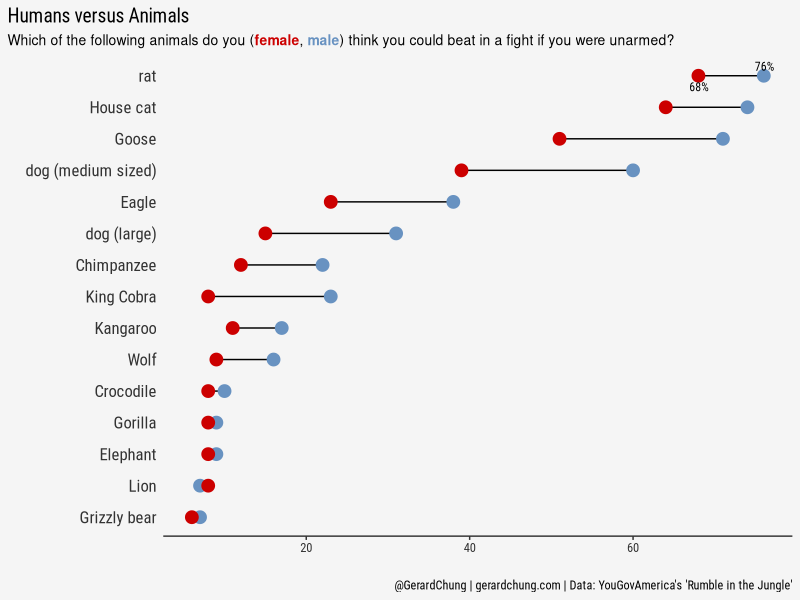

Generate this figure with R:
# Data vizualization 
# https://today.yougov.com/topics/lifestyle/articles-reports/2021/05/13/lions-and-tigers-and-bears-what-animal-would-win-f 
# Rumble in the jungle 



# LOAD DATASET #######

rm(list = ls())
library(tidyverse)
library(ggplot2)
library(ggtext) # For R markdown codes below
library(readxl)

data <- 
    read_xlsx(path = "yougov/rumbleinjungle/rumbleinjungle.xlsx", 
              sheet = "data")




# PIVOT LONGER DATA #####

data_long <- 
    data %>% 
    pivot_longer(!animal, names_to = "sex", values_to = "pct")

# CREATE A AVERAGE PCT ACROSS SEX #####
data_long <- 
    data_long %>% 
    group_by(animal) %>% 
    mutate(avr_pct = mean(pct)) %>% 
    ungroup()

# PLOT #######

## Color theme for all the graphs =====
blue = "#6892C1"
lightblue = "#add8e6" # "#6892C1"
orange = "#ED713F"
#red = "#F53446"
red = "#cc0000"
#color_point <- c(red, blue)
#color_line <- "#7C878EFF"

## Plot
p <- 
    data_long %>% 
    ggplot(data = data_long, mapping = aes(x = pct, y = reorder(factor(animal), avr_pct)))

p + 
    geom_line() +
    geom_point(aes(color = sex), size = 4, alpha = 1) +
    scale_color_manual(values=c(red,blue)) + 
    labs(title = "Humans versus Animals",
         subtitle = "Which of the following animals do you (<b><span style = 'color: #cc0000;'>**female**</span></b>, <b><span style = 'color: #6892C1;'>**male**</span></b>) think you could beat in a fight if you were unarmed?",
         y = "",
         x = "",
         caption = "@GerardChung | gerardchung.com | Data: YouGovAmerica's 'Rumble in the Jungle'") +
    guides(color = FALSE, size = FALSE) + 
    theme_classic(base_family = "Roboto Condensed") +
    theme(
        rect = element_rect(fill = "#F5F5F5"),
        panel.background = element_rect(fill = "#F5F5F5", color = "#F5F5F5"),
        plot.background = element_rect(fill = "#F5F5F5", color = "#F5F5F5"),
        plot.title = ggtext::element_markdown(size = 14),
        plot.title.position = "plot",
        plot.subtitle = element_markdown(family = "sans", size = 10, lineheight = 1.2),
        panel.grid.minor=element_blank(),
        panel.grid.major=element_blank(),
        strip.text = element_markdown(size = 12, face = "bold"),
        strip.background = element_blank(),
        axis.line.x = element_line(size = 0.5, colour = "gray20"),
        axis.text.x = element_text(size = 9, color = "gray20"),
        axis.line.y = element_blank(),
        axis.ticks.y = element_blank(),
        axis.text.y = element_text(size = 12, color = "gray20")) +
    ggrepel::geom_text_repel(data = data_long %>% filter(animal == "rat"), 
                             aes(label = paste0(sprintf("%0.0f", pct),"%")),  # paste0(Importance)
                             hjust = "left",
                             fontface = "plain",
                             family = "Roboto Condensed",
                             size = 3,
                             nudge_x = -.9,
                             direction = "y")

ggsave(last_plot(),
       file = "yougov/rumbleinjungle/rumbleinjungle.png",
       type = "cairo")
